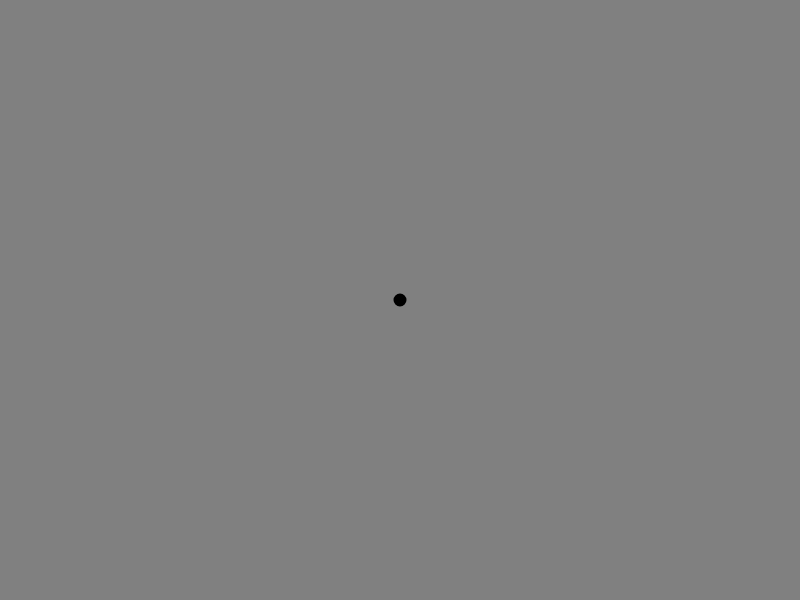
Frame 1 (no input)
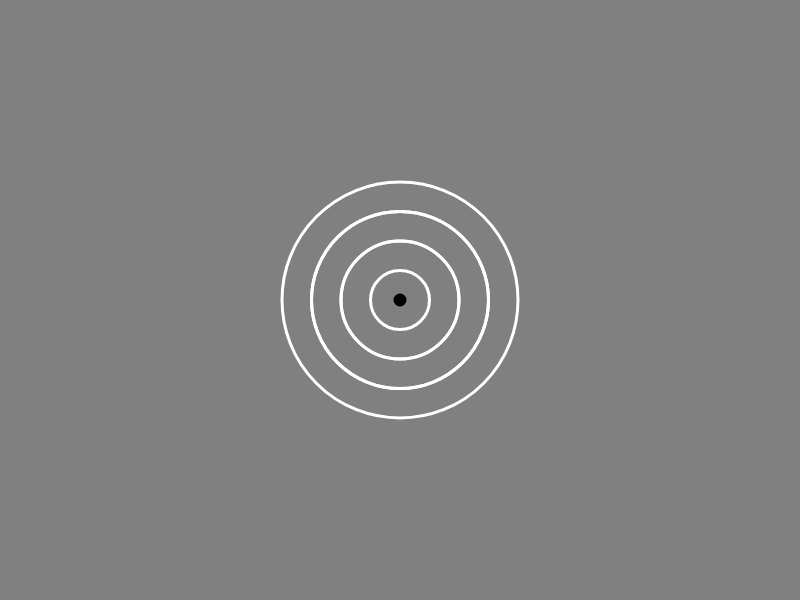
Frame 60 (no input)
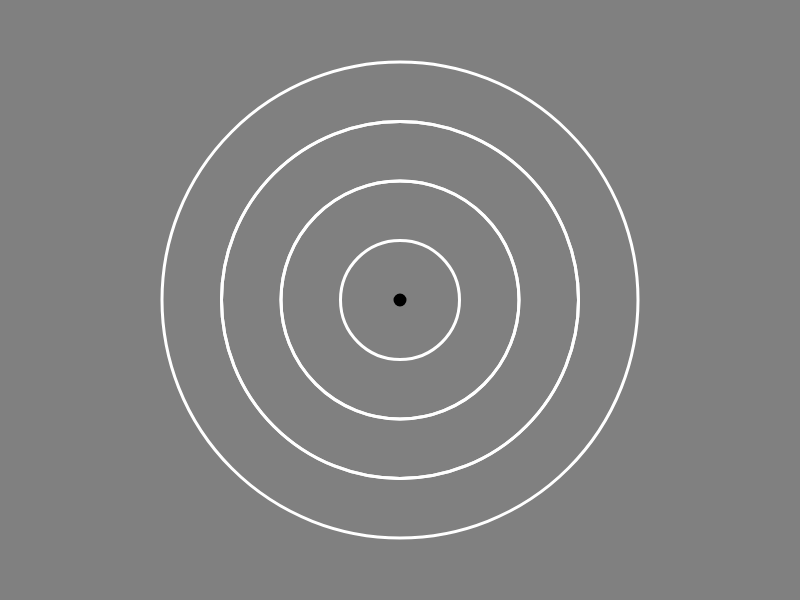
Frame 120 (the mouse pressed at the canvas centre since frame 60)

The p5.js sketch that drew these frames (run headless with seeded random() and noise() and a simulated clock; from frame 60 on, the mouse is pressed at the canvas centre):

// p5.js sketch
// ── sketch.js
let gekozenKleur;

let kleuren = [
  "red",
  "green",
  "blue",
  "yellow",
  "orange",
  "black",
  "grey",
  "brown",
  "purple",
];

let circleX = 400;
let circleY = 300;
let circleDiameter = 0;

let circleX2 = 400;
let circleY2 = 300;
let circleDiameter2 = 0;

let circleX3 = 400;
let circleY3 = 300;
let circleDiameter3 = 0;

let circleX4 = 400;
let circleY4 = 300;
let circleDiameter4 = 0;

let circleX5 = 400;
let circleY5 = 300;
let circleDiameter5 = 0;

let circleX6 = 400;
let circleY6 = 300;
let circleDiameter6 = 0;

function setup() {
  createCanvas(800, 600);

  gekozenKleur = random(kleuren);
}

function draw() {
  background(gekozenKleur);

  strokeWeight(3);
  stroke("white");
  noFill();

  // Teken de cirkels
  circle(circleX, circleY, circleDiameter);
  circle(circleX2, circleY2, circleDiameter2);
  circle(circleX3, circleY3, circleDiameter3);
  circle(circleX4, circleY4, circleDiameter4);
  circle(circleX5, circleY5, circleDiameter5);
  circle(circleX6, circleY6, circleDiameter6);

  // Laat ze groeien
  circleDiameter = circleDiameter + 4;
  ((circleDiameter2 = circleDiameter2 + 3), 5);
  circleDiameter3 = circleDiameter3 + 3;
  ((circleDiameter4 = circleDiameter4 + 2), 5);
  circleDiameter5 = circleDiameter5 + 2;
  ((circleDiameter6 = circleDiameter6 + 1), 5);

  if (circleDiameter > 1200) {
    circleDiameter = 0;
  }

  if (circleDiameter2 > 1200) {
    circleDiameter2 = 0;
  }

  if (circleDiameter3 > 1200) {
    circleDiameter3 = 0;
  }

  if (circleDiameter4 > 1200) {
    circleDiameter4 = 0;
  }

  if (circleDiameter5 > 1200) {
    circleDiameter5 = 0;
  }

  if (circleDiameter6 > 1200) {
    circleDiameter6 = 0;
  }

  noFill(false)
  fill("black")
  stroke("black")
  circle(400,300,10)
}

function keyPressed() {
  gekozenKleur;
  gekozenKleur = random(kleuren);
}
